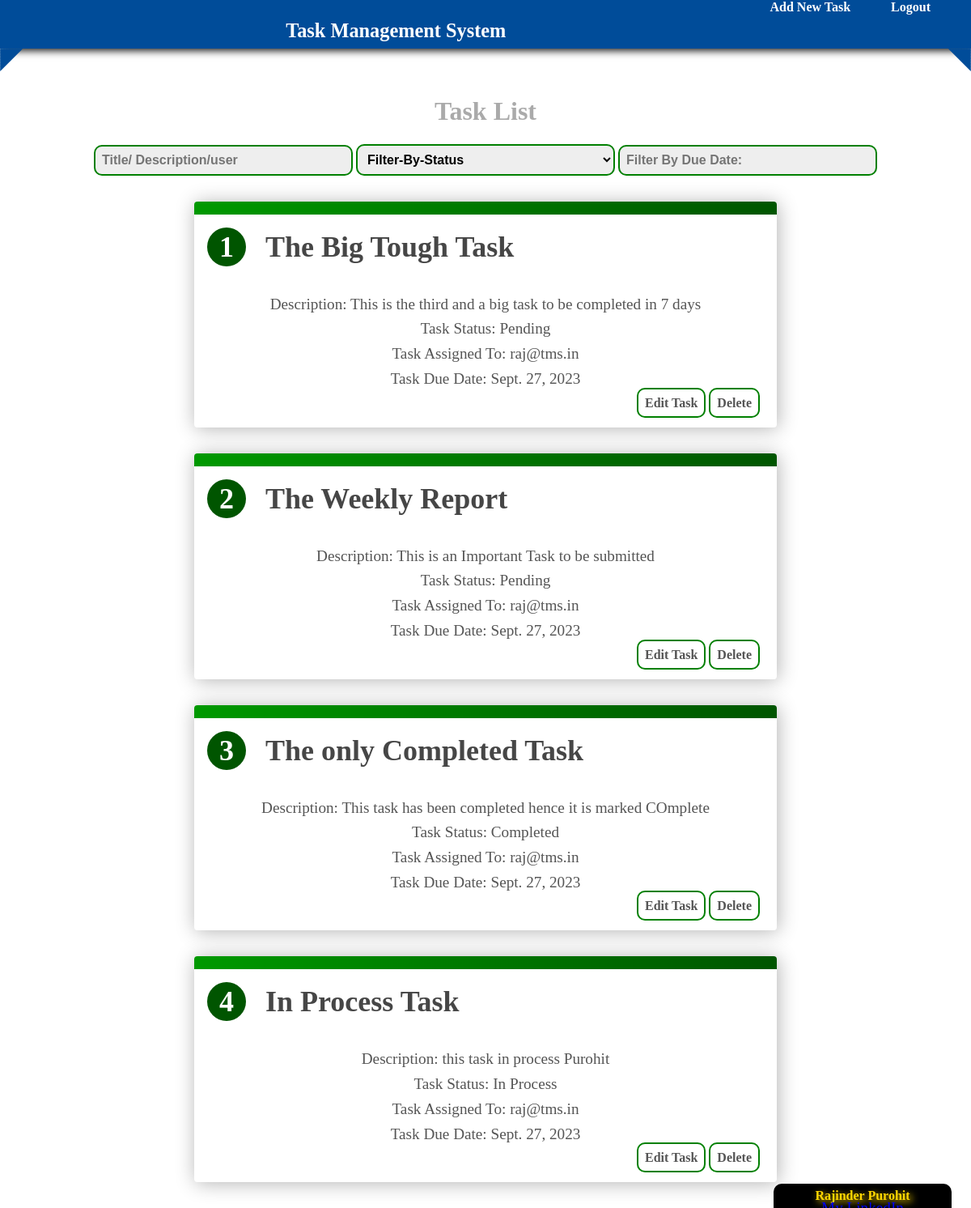
Page /home/ (signed in) on the committed database.
### tms/models.py (models this page shows)
class Task(models.Model):
    title = models.CharField(max_length=255, help_text="Task Title")
    description = models.CharField(max_length=500, help_text="Task Description")
    ddate = models.DateField(default=now(), help_text="YYYY-MM-DD")
    CHOICES = [('1', 'Pending'), ('2', 'In Process'), ('3', 'Completed')]
    status = models.CharField(max_length=1, choices=CHOICES, default='1')
    assigned_to = models.CharField(max_length=255)
    task_by = models.CharField(max_length=255)
    class Meta:
        db_table = 'Task'

### tms/views.py (the view)
# urls.py: path('home/', views.home, name='home'),
@login_required
def home(request):
    alltasks = models.Task.objects.all().values()
    template = loader.get_template('index.html')
    context = {
        'alltasks': alltasks,
    }
    return HttpResponse(template.render(context, request))

### tms/templates/index.html (shortened to what this page needs)
{% extends 'base.html' %}
{% block content %}
<div id="page-header" style="color:#fff;padding:0px;position:fixed;top:0;left:0;background:#004c99;width:100%;height:60px;box-shadow:2px 2px 10px #000;z-index:9;" >
<span style="font-family:gabriola;font-size:1.3em;display:inline-block;padding-left:1.3em;cursor:pointer;"><h3>Task Management System</h3></span>
    <a href="/logout" style="float:right;color:#fff;font-weight:bold;margin-right:50px;">Logout</a>
    <a href="/create" style="float:right;color:#fff;font-weight:bold;margin-right:50px;">Add New Task</a>
</div>
<h1>Task List</h1>
<div style="text-align:center;margin:auto;padding:auto;">
    <input type="search" id="q" class="inlinebtn" onkeyup="getTaskBySearch(this.value)" placeholder="Title/ Description/user" title="at least 3 characters"/>
    <select  id="fstatus" class="inlinebtn" onchange="getTaskByStatus(this.value);">
        <option value="">Filter-By-Status</option>
    </select>
    <input type="text" id="ddate" onfocus="this.type='date';" onblur="this.type='text';" class="inlinebtn" placeholder="Filter By Due Date: " title="Filter By Due Date"/>
</div>
<ol id="tasklist" role="list">
  {% for x in alltasks %}
    <li><h2>{{ x.title }}</h2><p>
        Description: {{ x.description }}<br>
        {% if x.status == '1' %}
        Task Status: <span class="statusspan">Pending</span><br>
        {% elif x.status == '2' %}
        Task Status: <span class="statusspan">In Process</span><br>
        {% else %}
        Task Status: <span class="statusspan">Completed</span><br>
        {% endif %}
        Task Assigned To: {{ x.assigned_to }}<br>
        Task Due Date: {{ x.ddate }}
    </p>
        <div style="padding:5px;text-align:right;width:100%;">
            <a href="#" title="Edit Task" class="btn-primary delbtn">Edit Task</a>
            <a href="#" title="Delete Task" id="delbtn" class="btn-primary delbtn" onclick="delTask({{ x.id }})">Delete</a>
        </div>
    </li>
  {% endfor %}
</ol>
{% endblock content %}

### tms/templates/base.html (shortened to what this page needs)
<!DOCTYPE html>
<html>
<body>
<h1>Task Management System</h1><br>
{% block content %}{% endblock content %}
<div id="makerhead" onmouseout="this.style.bottom='-30px';" onmouseover="this.style.bottom='0px';" style="text-align: center;padding-top:15px;position: fixed;z-index:9999999;border-radius:10px;bottom:-30px;width: 220px;height:60px;right: 2%;cursor: pointer;line-height: 0;display:block !important;background-color:black;color:white;">
<a title="Rajinder Purohit" target="_blank" style="font-weight:bold;font-family:Tempus Sans ITC;color:#ffd700;text-shadow: 3px 3px 9px #ffd700;text-decoration:none;background-color:black;" href="">Rajinder Purohit</a>
<p><a href="https://www.linkedin.com/in/rajinder-purohit" class="linkedin" target="_blank">My LinkedIn</a></p>
</div>
</body>
</html>

### tms/templates/base.html (style rules this page uses)
html { box-sizing: border-box; }
*, *:before, *:after { box-sizing: inherit; }
body { background-color:#fff;text-align:center;justify-content:center; }
h1 { color:#aaa; }
input { padding:2px;font-size:1em;border:.1em solid #ccc; }
.btn-primary { font-weight:bold;font-size:1em;border:2px solid green;color:green;padding:.5em;border-radius:10px;background-color:#fff; }
a { text-decoration:none; }
#makerhead { transition: bottom .5s; }
.linkedin { text-decoration:none;color:fff;cursor:pointer; }

### tms/templates/index.html (style rules this page uses)
#page-header::before { content: ""; position: absolute; top:40px; left:-20px; border-width: 20px; border-style: solid; border-color: #004c99 transparent transparent transparent; Transform:rotateZ(135deg); }
#page-header::after { content: ""; position: absolute; top:40px; right:-20px; border-width: 20px; border-style:solid; border-color: transparent transparent #004c99 transparent; Transform:rotateZ(45deg); }
.btn-primary { width:20rem;font-weight:bold;font-size:1em;border:2px solid green;color:green;padding:.5em;border-radius:10px;background-color:#fff; }
input,select { display:block;width:20rem;font-weight:bold;font-size:1em;border:2px solid green;padding:.5em;border-radius:10px;background-color:#eee; }
.delbtn { color:#555; }
.inlinebtn { margin:auto;display:inline; }
p { margin: 0; line-height: 1.6; color:#555; font-size:1.2em; }
ol { list-style: none; counter-reset: list; padding: 0 1rem; z-index:1; }
li::before { content: ''; display: block; width: 100%; height: 1rem; position: absolute; top: 0; left: 0; background: linear-gradient(to right,#009900, #005500); }
h2 { display: flex; align-items: baseline; margin: 0 0 .5rem; color: rgb(70 70 70); }
h2::before { display: flex; justify-content: center; align-items: center; flex: 0 0 auto; margin-right: 1rem; width: 3rem; height: 3rem; content: counter(list); padding: 1rem; border-radius: 50%; background-color: #005500; color: white; }
@media (min-width: 40em) { li { margin: 3rem auto; padding: 3rem 2rem 2rem; } }
@media (min-width: 40em) { h2 { font-size: 2.25rem; margin: 0 0 2rem; } }
@media (min-width: 40em) { h2::before { margin-right: 1.5rem; } }
li { position: relative; counter-increment: list; max-width: 45rem; margin: 2rem auto; padding: 2rem 1rem 1rem; box-shadow: 0.1rem 0.1rem 1.5rem rgba(0, 0, 0, 0.3); border-radius: 0.25rem; overflow: hidden; background-color: white; }

### rows in the picture
Task: title "The Big Tough Task", description "This is the third and a big task to be completed in 7 days", shows "Task Status:", status "Pending", assigned_to "raj@tms.in", ddate "Sept. 27, 2023"
Task: title "The Weekly Report", description "This is an Important Task to be submitted", shows "Task Status:", status "Pending", assigned_to "raj@tms.in", ddate "Sept. 27, 2023"
Task: title "The only Completed Task", description "This task has been completed hence it is marked COmplete", shows "Task Status:", status "Completed", assigned_to "raj@tms.in", ddate "Sept. 27, 2023"
Task: title "In Process Task", description "this task in process Purohit", shows "Task Status:", status "In Process", assigned_to "raj@tms.in", ddate "Sept. 27, 2023"
